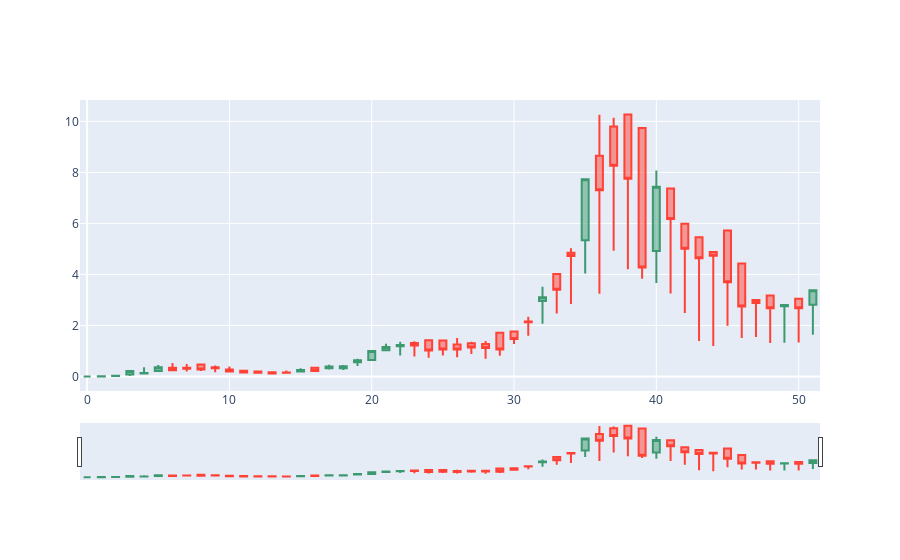

The code cell stored with this chart in its notebook:
### Code cell
fig = go.Figure(data=[
    go.Candlestick(x=romania.index,
        open=romania["Open"],
        high=romania["High"],
        low=romania["Low"],
        close=romania["Close"]
    )
])
fig.show()
